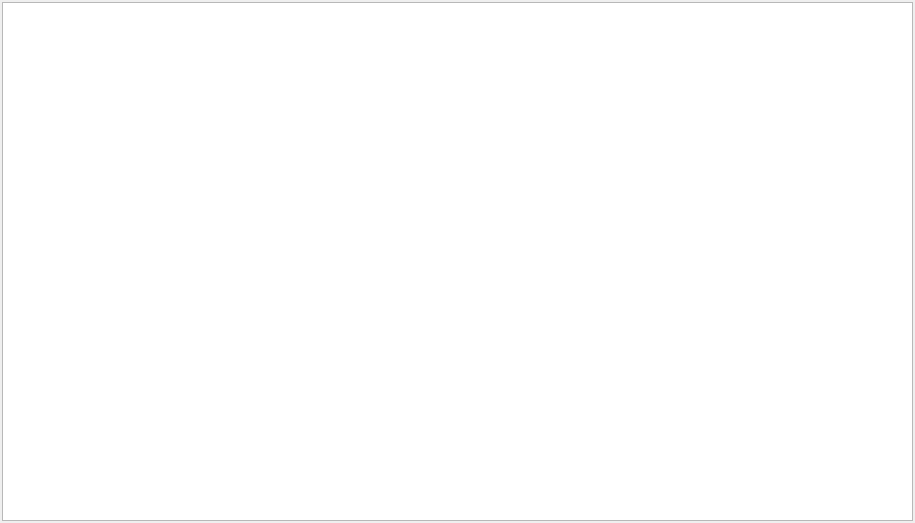
<?xml version="1.0" encoding="UTF-8"?>
<ui version="4.0">
 <class>Form</class>
 <widget class="QWidget" name="Form">
  <property name="geometry">
   <rect>
    <x>0</x>
    <y>0</y>
    <width>915</width>
    <height>523</height>
   </rect>
  </property>
  <property name="windowTitle">
   <string>Form</string>
  </property>
  <layout class="QGridLayout" name="gridLayout">
   <property name="leftMargin">
    <number>2</number>
   </property>
   <property name="topMargin">
    <number>2</number>
   </property>
   <property name="rightMargin">
    <number>2</number>
   </property>
   <property name="bottomMargin">
    <number>2</number>
   </property>
   <item row="0" column="0">
    <widget class="QTextBrowser" name="EventViewer"/>
   </item>
  </layout>
 </widget>
 <resources/>
 <connections/>
</ui>
